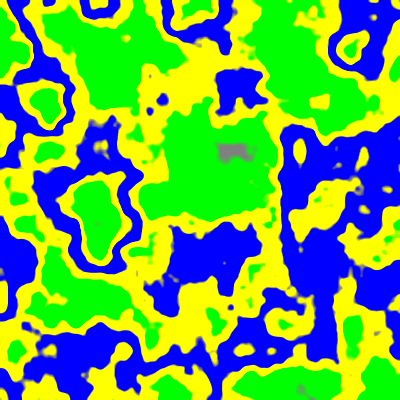
Frame 1 (no input)
Frame 2 (the mouse pressed at the canvas centre, redrawn once): identical to frame 1, image omitted

The Processing sketch that drew this single still picture (run headless with seeded random() and noise(); the mouse was pressed at the canvas centre and the sketch redrawn once):

// Processing sketch: HeightMap2d
// ── HeightMap2d.pde
Gradient g;

void setup(){
  size(400,400);
  g = new Gradient(color(0,0,255),color(255));
  g.addColor(color(255,255,0),0.05);
  g.addColor(color(0,255,0),0.15);
  g.addColor(color(128),0.8);
  g.addColor(color(255),0.9);
  //g = new Gradient(color(0),color(255));
}

void draw(){
  int xNums = 400;
  int yNums = 400;
  float xScale = width/xNums;
  float yScale = height/yNums;
  noStroke();
  for(float x = 0; x < width; x += xScale){
    for(float y = 0; y < height; y += yScale){
      float val = getHeight(x,y);
      float valMapped = map(val,-1,1,0,1);
      color c = g.getLerpColorStrong(valMapped,0.25);
      fill(c);
      rect(x,y,xScale,yScale);  
    } 
  }
  noLoop();
}

float getHeight(float x, float y){
  float noi = perlinOctaves(x,y,2,0.8);//-1 to 1
  return noi * noi * 2 - 1;
}

float perlinOctaves(float x, float y, int octs, float persis){
  float total = 0;
  float freq = 4f / width; 
  float amp = 128;
  float max = 0;
   
  for(int i = 0; i < octs; i++){
    total += noise(x * freq, y * freq) * amp;
    max += amp;
    amp *= persis;
    freq *= 2;
  }
  return (total / max) * 2 - 1;
}

class Gradient {
  ArrayList<GradientPoint> points = new ArrayList<GradientPoint>();
  
  Gradient(color start, color end){
    GradientPoint srt = new GradientPoint(start,0);
    GradientPoint en = new GradientPoint(end,1);
    points.add(srt);
    points.add(en);
  }
  
  color getLerpColor(float pos){
   if (pos <= 0)
     return points.get(0).c;
   if (pos >= 1)
     return points.get(points.size()-1).c;
   for(int i = 0; i < points.size()-1; i++){
     GradientPoint cur = points.get(i);
     GradientPoint next = points.get(i+1);
     if (!(cur.pos < pos && pos < next.pos))
       continue;
     color c1 = cur.c;
     color c2 = next.c;
     float p1 = cur.pos;
     float p2 = next.pos;
     float range = p2 - p1;
     float amt = (pos - p1) / range;
     return lerpColor(c1,c2,amt);
   }
   return color(0);
  }

  color getLerpColorStrong(float pos, float buffer){
   if (pos <= 0)
     return points.get(0).c;
   if (pos >= 1)
     return points.get(points.size()-1).c;
   for(int i = 0; i < points.size()-1; i++){
     GradientPoint cur = points.get(i);
     GradientPoint next = points.get(i+1);
     if (!(cur.pos < pos && pos < next.pos))
       continue;
     color c1 = cur.c;
     color c2 = next.c;
     float p1 = cur.pos;
     float p2 = next.pos;
     float range = p2 - p1;
     float amt = (pos - p1) / range;
     if (amt < buffer)
       return c1;
     if(amt > 1-buffer)
       return c2;
     float lerpAmt = 2 * (amt-buffer)/buffer;
     return lerpColor(c1,c2,lerpAmt);
   }
   return color(0);
  }
  
  color getColor(float pos){
   if (pos <= 0)
     return points.get(0).c;
   if (pos >= 1)
     return points.get(points.size()-1).c;
   for(int i = 0; i < points.size()-1; i++){
     GradientPoint cur = points.get(i);
     GradientPoint next = points.get(i+1);
     if (!(cur.pos < pos && pos < next.pos))
       continue;
     return cur.c;
   }
   return color(0);
  }
  
  boolean addColor(color c, float pos){
   if (pos <=0 || pos >= 1)
     return false;
   for(int i = 0; i < points.size()-1; i++){
     GradientPoint cur  = points.get(i  );
     GradientPoint next = points.get(i+1);
     if(cur.pos  >  pos)
       continue;
     if(cur.pos  == pos)
       return false;
     if(pos  > next.pos)
       continue;
     if(next.pos == pos)
       return false;
     
     GradientPoint now = new GradientPoint(c,pos);
     points.add(i+1,now);
   }
   return false;
  }
}

class GradientPoint{
  color c;
  float pos;
  
  GradientPoint(color c, float pos){
    this.c = c;
    this.pos = pos;
  }
}
